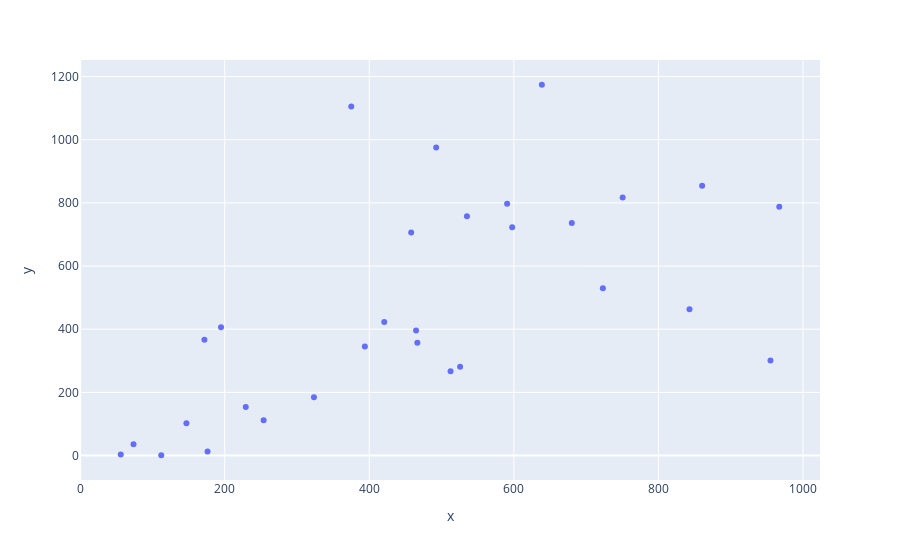

Notebook source saved alongside this figure:
### Code cell
fig = px.scatter(x=y_pred, y=y_test)
fig.show()

### Figure 1 — Plotly figure (JSON) as saved in the notebook; plotly's stock layout.template omitted (floating-point values rounded to 4 significant figures)
{"data": [{"hovertemplate": "x=%{x}<br>y=%{y}<extra></extra>", "legendgroup": "", "marker": {"color": "#636efa", "symbol": "circle"}, "mode": "markers", "name": "", "orientation": "v", "showlegend": false, "type": "scatter", "x": [420.7, 375.0, 843.0, 229.1, 253.8, 466.5, 512.4, 393.9, 171.9, 56.17, 176.2, 860.4, 750.5, 638.7, 525.6, 464.7, 535.1, 723.1, 147.0, 680.2, 194.9, 955.0, 492.5, 112.2, 457.9, 323.4, 597.7, 967.1, 590.7, 73.84], "xaxis": "x", "y": [423, 1105, 463, 154, 112, 357, 267, 345, 367, 3, 13, 854, 817, 1174, 281, 396, 758, 530, 102, 736, 406, 301, 975, 1, 706, 185, 723, 788, 797, 36], "yaxis": "y"}], "layout": {"legend": {"tracegroupgap": 0}, "margin": {"t": 60}, "xaxis": {"anchor": "y", "domain": [0, 1], "title": {"text": "x"}}, "yaxis": {"anchor": "x", "domain": [0, 1], "title": {"text": "y"}}}}
